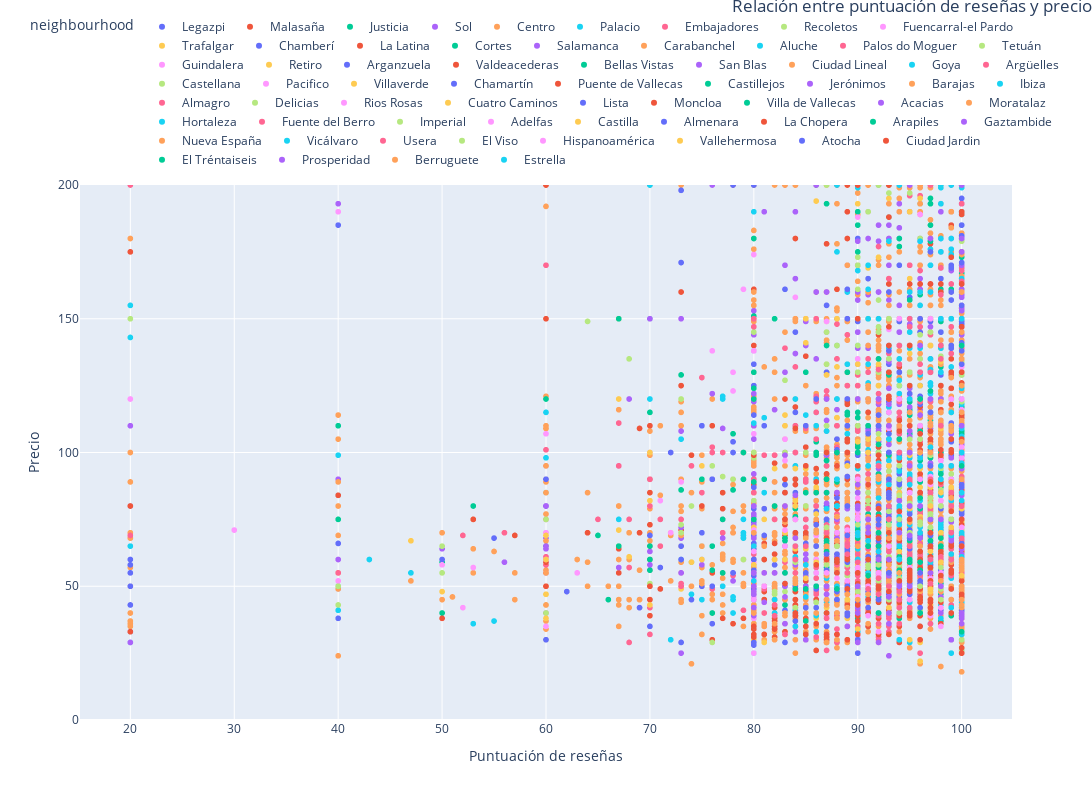

Notebook source saved alongside this figure:
### Code cell
# Crear un gráfico de dispersión para mostrar la relación entre las puntuaciones de reseñas y el precio
fig = px.scatter(df_combined_conditions_location,
                 x='review_scores_rating', 
                 y='price', 
                 color='neighbourhood',
                 title='Relación entre puntuación de reseñas y precio',
                 labels={'review_scores_rating': 'Puntuación de reseñas', 
                         'price': 'Precio'},
                 hover_data=['neighbourhood_group'],  # Asegúrate de que 'neighbourhood' esté aquí
                 height=800,  # Aumentar la altura del gráfico
                 width=1200)  # Aumentar el ancho del gráfico

# Ajustar el rango del eje y (precio) para que no supere los 300€
fig.update_yaxes(range=[0, 200])

# Ajustar la leyenda para que ocupe menos espacio o esté mejor distribuida
fig.update_layout(
    legend=dict(
        orientation="h",  # Poner la leyenda en una sola fila horizontal
        yanchor="bottom",  # Anclar la leyenda a la parte inferior
        y=1.02,  # Separar la leyenda del gráfico
        xanchor="center",  # Centrar la leyenda
        x=0.5
    ),
    # Mover el título hacia la derecha (parte superior del eje Y)
    title=dict(
        text='Relación entre puntuación de reseñas y precio',
        x=1,  # Coloca el título a la derecha de la gráfica
        xanchor='right',  # Ancla el título a la derecha
        y=1,  # Mantén el título en la parte superior
        yanchor='top'  # Ancla el título a la parte superior
    )
)

# Mostrar el gráfico
fig.show()
